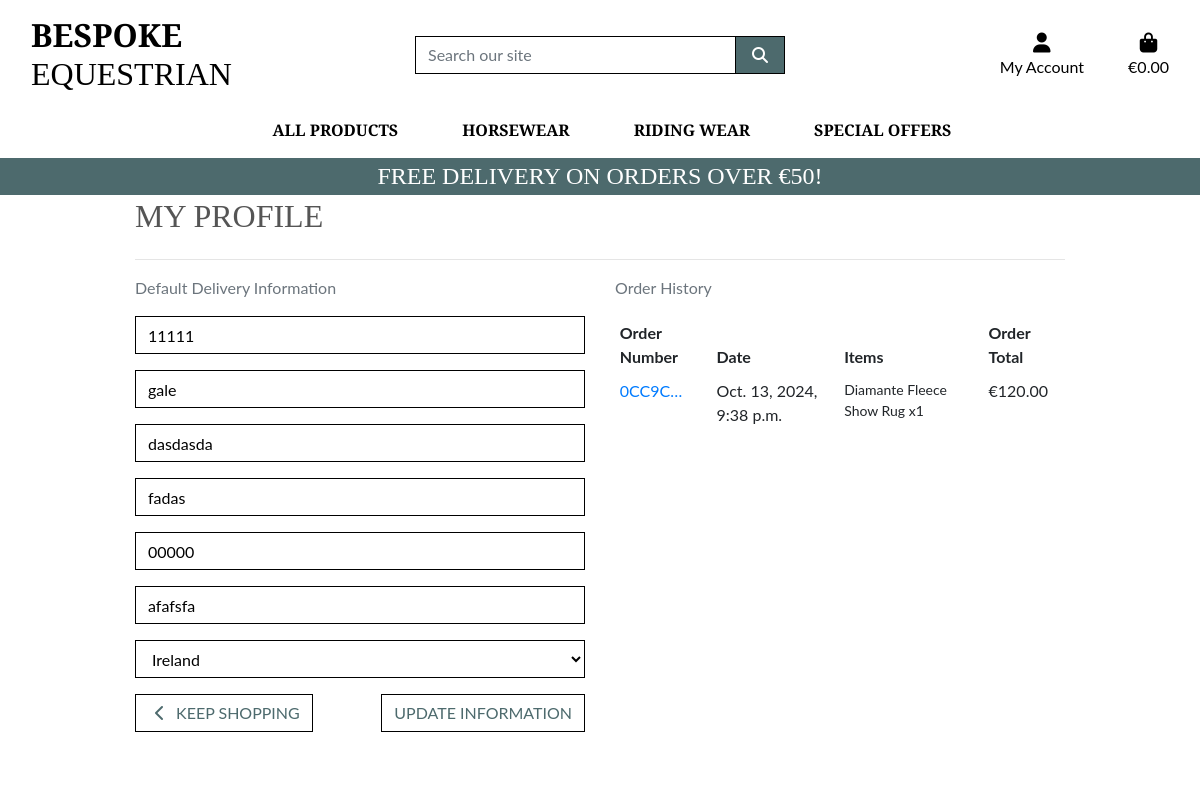
Screenshot of /profile/ (signed in) with the database file from the repository.
### profiles/models.py (models this page shows, shortened)
class UserProfile(models.Model):
    user = models.OneToOneField(User, on_delete=models.CASCADE)
    default_phone_number = models.CharField(max_length=20, null=True, blank=True)
    default_town_or_city = models.CharField(max_length=40, null=True, blank=True)
    default_street_address1 = models.CharField(max_length=80, null=True, blank=True)
    default_street_address2 = models.CharField(max_length=80, null=True, blank=True)
    default_postcode = models.CharField(max_length=20, null=True, blank=True)
    default_county = models.CharField(max_length=80, null=True, blank=True)
    default_country = CountryField(blank_label='Country *', null=True, blank=True)

### checkout/models.py (models this page shows, shortened)
class Order(models.Model):
    order_number = models.CharField(max_length=32, null=False, editable=False)
    user_profile = models.ForeignKey(UserProfile, on_delete=models.SET_NULL, null=True, blank=True, related_name='orders')
    full_name = models.CharField(max_length=50, null=False, blank=False)
    email = models.EmailField(max_length=254, null=False, blank=False)
    phone_number = models.CharField(max_length=20, null=False, blank=False)
    country = CountryField(blank_label='Country *', null=False, blank=False)
    postcode = models.CharField(max_length=20, null=True, blank=True)
    town_or_city = models.CharField(max_length=40, null=False, blank=False)
    street_address1 = models.CharField(max_length=80, null=False, blank=False)
    street_address2 = models.CharField(max_length=80, null=True, blank=True)
    county = models.CharField(max_length=80, null=True, blank=True)
    date = models.DateTimeField(auto_now_add=True)
    delivery_cost = models.DecimalField(max_digits=6, decimal_places=2, null=False, default=0)
    order_total = models.DecimalField(max_digits=10, decimal_places=2, null=False, default=0)
    grand_total = models.DecimalField(max_digits=10, decimal_places=2, null=False, default=0)
    original_bag = models.TextField(null=False, blank=False, default='')
    stripe_pid = models.CharField(max_length=254, null=False, blank=False, default='')

class OrderLineItem(models.Model):
    order = models.ForeignKey(Order, null=False, blank=False, on_delete=models.CASCADE, related_name='lineitems')
    product = models.ForeignKey(Product, null=False, blank=False, on_delete=models.CASCADE)
    product_size = models.CharField(max_length=2, null=True, blank=True) # XS, S, M, L, XL
    quantity = models.IntegerField(null=False, blank=False, default=0)
    lineitem_total = models.DecimalField(max_digits=6, decimal_places=2, null=False, blank=False, editable=False)

### products/models.py (models this page shows)
class Product(models.Model):
    category = models.ForeignKey('Category', null=True, blank=True, on_delete=models.SET_NULL)
    sku = models.CharField(max_length=254, null=True, blank=True)
    name = models.CharField(max_length=254)
    description = models.TextField()
    has_sizes = models.BooleanField(default=False, null=True, blank=True)
    has_colors =models.BooleanField(default=False, null=True, blank=True)
    price = models.DecimalField(max_digits=6, decimal_places=2)
    rating = models.DecimalField(max_digits=6, decimal_places=2, null=True, blank=True)
    image_url = models.URLField(max_length=1024, null=True, blank=True)
    image = models.FileField(null=True, blank=True)

### profiles/views.py (the view)
# urls.py: path('profile/', include('profiles.urls')),
def profile(request):
    profile = get_object_or_404(UserProfile, user=request.user)
    if request.method == 'POST':
        form = UserProfileForm(request.POST, instance=profile)
        if form.is_valid():
            form.save()
            messages.success(request, 'Profile updated successfully')
    form = UserProfileForm(instance=profile)
    orders = profile.orders.all()
    template = 'profiles/profile.html'
    context = {
        'form': form,
        'orders': orders,
        'on_profile_page': True
    }
    return render(request, template, context)

### profiles/forms.py
class UserProfileForm(forms.ModelForm):
    class Meta:
        model = UserProfile
        exclude = ('user',)
    def __init__(self, *args, **kwargs):
        super().__init__(*args, **kwargs)
        placeholders = {
            'default_phone_number': 'Phone Number',
            'default_postcode': 'Postal Code',
            'default_town_or_city': 'Town or City',
            'default_street_address1': 'Street Address 1',
            'default_street_address2': 'Street Address 2',
            'default_county': 'County, State or Locality',
        }
        self.fields['default_phone_number'].widget.attrs['autofocus'] = True
        for field in self.fields:
            if field != 'default_country':
                if self.fields[field].required:
                    placeholder = f'{placeholders[field]} *'
                else:
                    placeholder = placeholders[field]
                self.fields[field].widget.attrs['placeholder'] = placeholder
            self.fields[field].widget.attrs['class'] = 'border-black rounded-0 profile-form-input'
            self.fields[field].label = False

### bag/contexts.py (called while the page is built, shortened)
def bag_contents(request):
    bag_items = []
    total = 0
    product_count = 0
    bag = request.session.get('bag', {})
    if total < settings.FREE_DELIVERY_THRESHOLD:
        delivery = total * Decimal(settings.STANDARD_DELIVERY_PERCENTAGE / 100)
        free_delivery_delta = settings.FREE_DELIVERY_THRESHOLD - total
    else:
        delivery = 0
        free_delivery_delta = 0
    grand_total = delivery + total
    context = {
        'bag_items': bag_items,
        'total': total,
        'product_count': product_count,
        'delivery': delivery,
        'free_delivery_delta': free_delivery_delta,
        'free_delivery_threshold': settings.FREE_DELIVERY_THRESHOLD,
        'grand_total': grand_total,
    }
    return context

### profiles/templates/profiles/profile.html (shortened to what this page needs)
{% extends "base.html" %}
{% load static %}
{% block extra_css %}
<link rel="stylesheet" href="{% static 'profiles/css/profile.css' %}">
{% endblock %}
{% block page_header %}
<div class="container header-container">
</div>
{% endblock %}
{% block content %}
<div class="overlay"></div>
<div class="container">
    <div class="row">
        <div class="col">
            <h2 class="logo-font mb-4">My Profile</h2>
            <hr>
        </div>
    </div>
    <div class="row">
        <div class="col-12 col-lg-6">
            <p class="text-muted">Default Delivery Information</p>
            <form class="mt-3" action="{% url 'profile' %}" method="POST" id="profile-update-form">
                {{ form|crispy }}
                <a href="{% url 'products' %}" class="btn btn-outline-black rounded-0 ">
                    <span class="icon">
                        <i class="fas fa-chevron-left"></i>
                    </span>
                    <span class="text-uppercase">Keep Shopping</span>
                </a>
                <button class="btn btn-outline-black rounded-0  float-right text-uppercase">Update
                    Information</button>
            </form>
        </div>
        <div class="col-12 col-lg-6">
            <p class="text-muted">Order History</p>
            <div class="order-history table-responsive">
                <table class="table table-sm table-borderless">
                    <thead>
                        <tr>
                            <th>Order Number</th>
                            <th>Date</th>
                            <th>Items</th>
                            <th>Order Total</th>
                        </tr>
                    </thead>
                    <tbody>
                        {% for order in orders %}
                        <tr>
                            <td>
                                <a href="{% url 'order_history' order.order_number %}" title="{{ order.order_number }}">
                                    {{ order.order_number|truncatechars:6 }}
                                </a>
                            </td>
                            <td>{{ order.date }}</td>
                            <td>
                                <ul class="list-unstyled">
                                    {% for item in order.lineitems.all %}
                                    <li class="small">
                                        {{ item.product.name }} x{{ item.quantity }}
                                    </li>
                                    {% endfor %}
                                </ul>
                            </td>
                            <td>€{{ order.grand_total }}</td>
                        </tr>
                        {% endfor %}
                    </tbody>
                </table>
            </div>
        </div>
    </div>
    {% endblock %}

### static/css/base.css (style rules this page uses)
html { height: 100%; }
body { background: url('/media/hero2.webp') no-repeat center center/cover; height: calc(100vh - 164px); background-size: cover; color: #555; font-family: 'Lato'; }
.icon { align-items: center; display: inline-flex; justify-content: center; height: 1.5rem; width: 1.5rem; }
.logo-font { text-transform: uppercase; font-family: 'Playfair Display' }
.btn-outline-black { background: white; color: #4D6A6D !important; border: 1px solid black; }
.border-black { border: 1px solid black !important; }
.overlay { height: 100%; width: 100%; top: 0; left: 0; position: fixed; background: white; z-index: -1; }
@media (min-width: 1200px) { .container { max-width: 80%; } }
@media (min-width: 992px) { .header-container { padding-top: 164px; } }

### profiles/static/profiles/css/profile.css (style rules this page uses)
.order-history { max-height: 416px; overflow-y: auto; }
#profile-update-form .form-control { color: #000; }
#profile-update-form input::placeholder { color: #aab7c4; }
#id_default_country, #id_default_country option:not(:first-child) { color: #000; }

### rows the page displays
UserProfile: default_phone_number "11111", default_town_or_city "gale", default_street_address1 "dasdasda", default_street_address2 "fadas", default_postcode "00000", default_county "afafsfa", default_country "Ireland"
Order: order_number "0CC9C…", date "Oct. 13, 2024, 9:38 p.m.", grand_total "120.00"
OrderLineItem: product.name "Diamante Fleece Show Rug", quantity "1"

### other values shown
{{ free_delivery_threshold }} "50"
